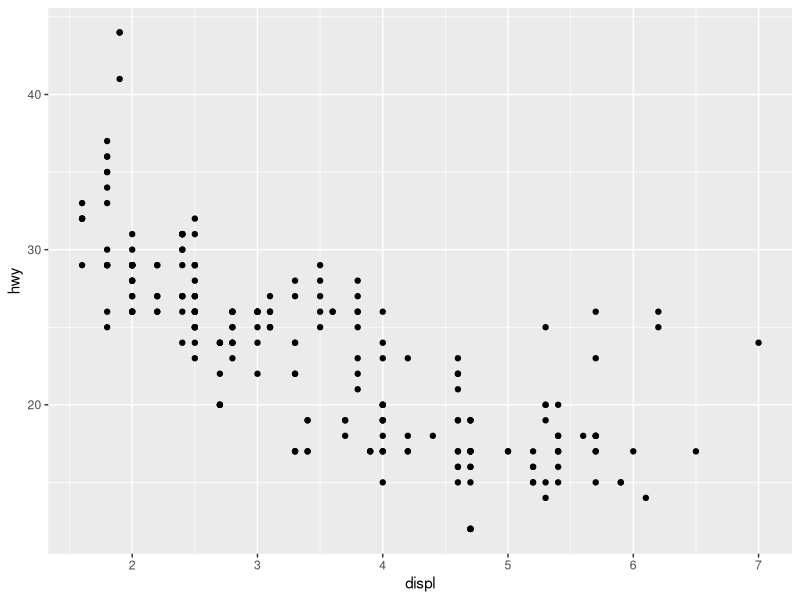
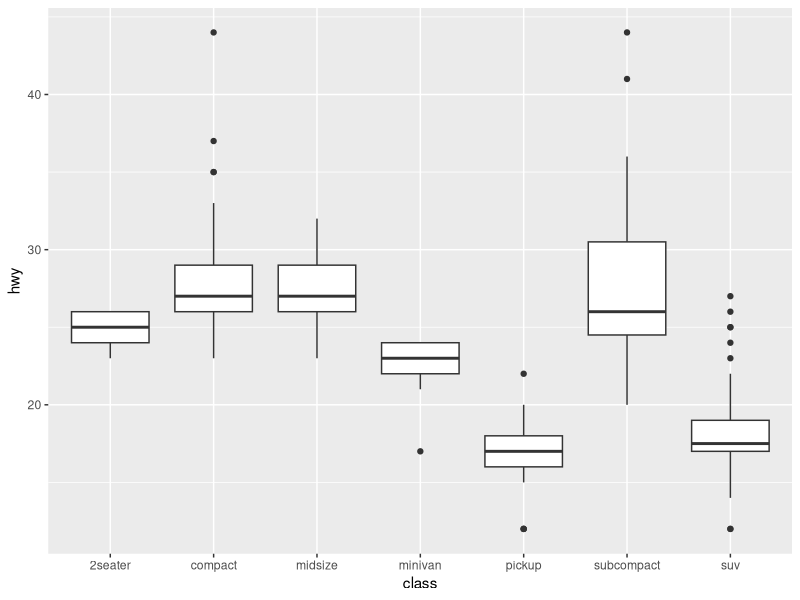
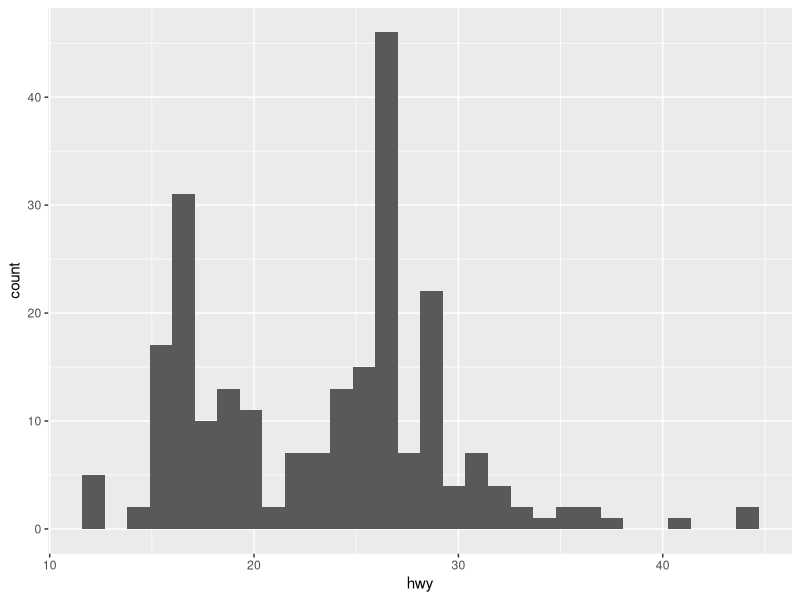
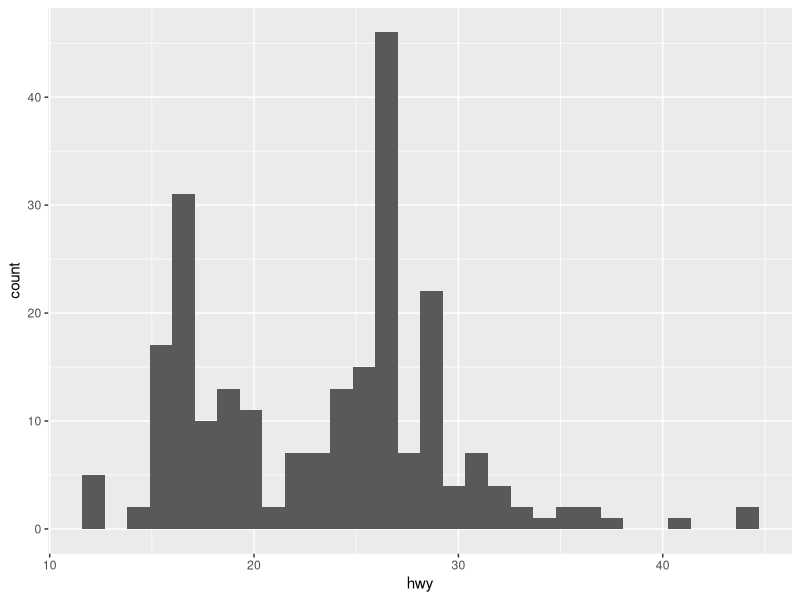
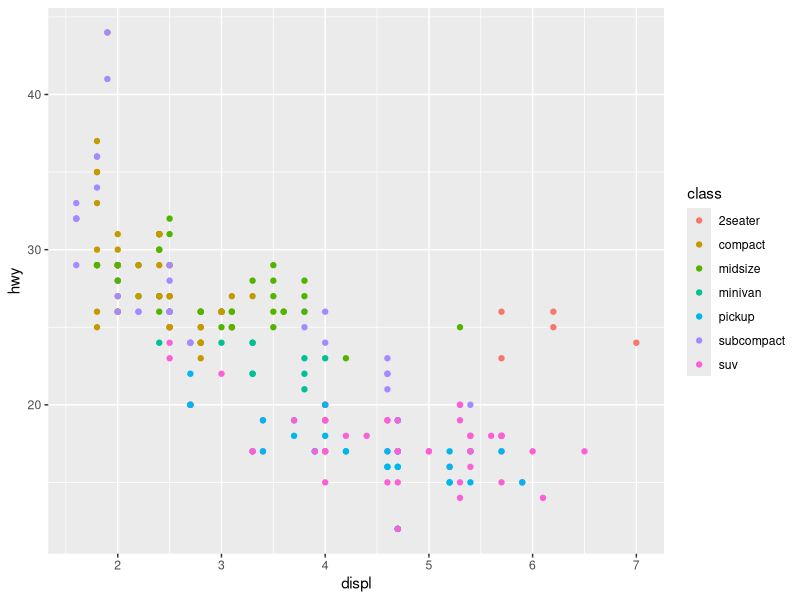
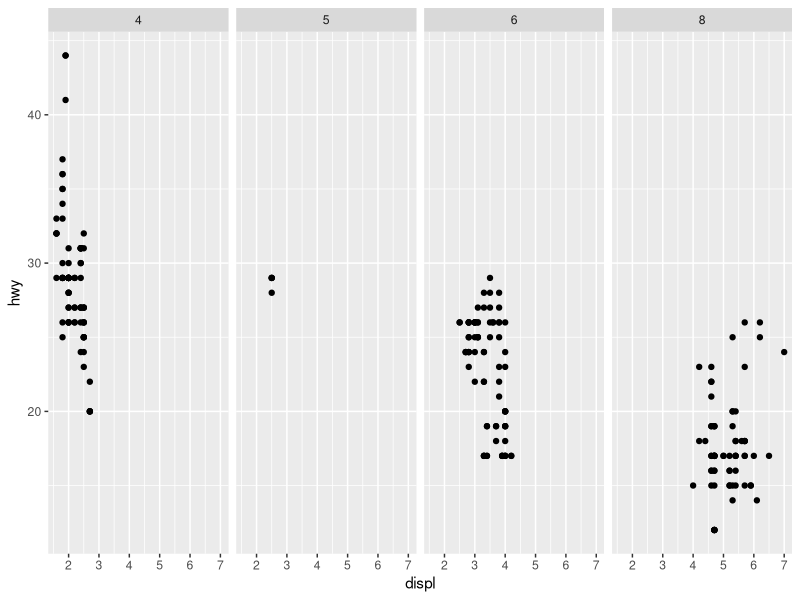
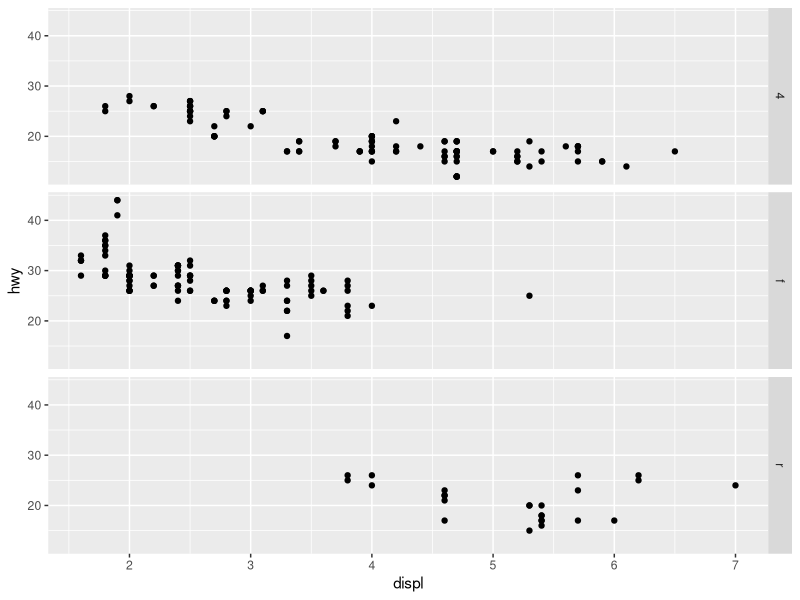
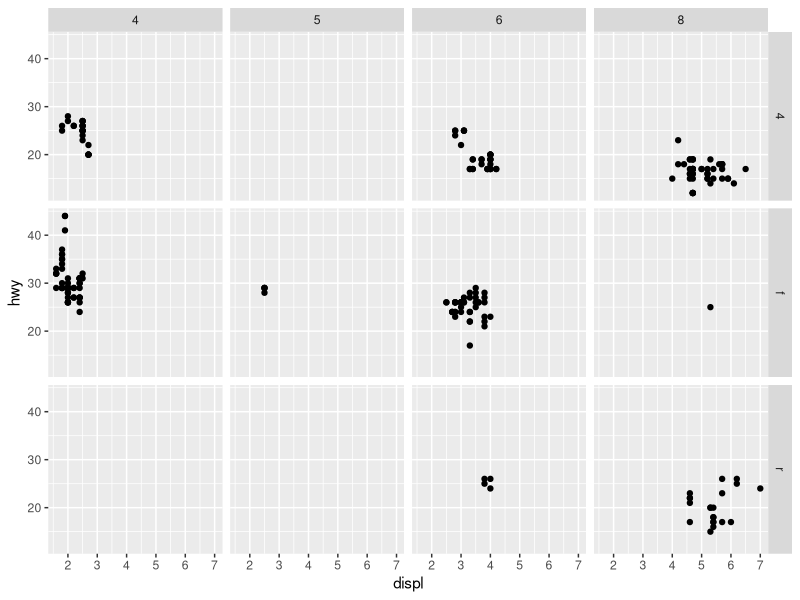

Recreate these plots in R, in order.
## ---- chunk 1
knitr::opts_chunk$set(echo = TRUE)
library(tidyverse)
## ---- chunk 2
data(mpg) 
## ---- chunk 3
ggplot(data= mpg) + geom_point(mapping = aes(x=displ, y=hwy))
## ---- chunk 4
ggplot(data = mpg) +
  geom_boxplot(mapping = aes(x = class, y = hwy))
## ---- chunk 5
ggplot(data = mpg) +
  geom_histogram(mapping = aes(x = hwy))

## ---- chunk 6
ggplot(data = mpg) +
  geom_histogram(mapping = aes(x = hwy))

## ---- chunk 7
ggplot(data = mpg) +
  geom_point(mapping = aes(x = displ, y = hwy, color= class))
## ---- chunk 8
# Makes a plot that the commands below will modify
q <- ggplot(mpg) + geom_point(aes(x = displ, y = hwy))

q + facet_grid(. ~ cyl)
q + facet_grid(drv ~ .)
q + facet_grid(drv ~ cyl)
q + facet_wrap(~ class)
## ---- chunk 9

## ---- chunk 10
ggplot(mpg) + 
  geom_point(aes(displ, hwy)) +
  geom_smooth(aes(displ, hwy))
